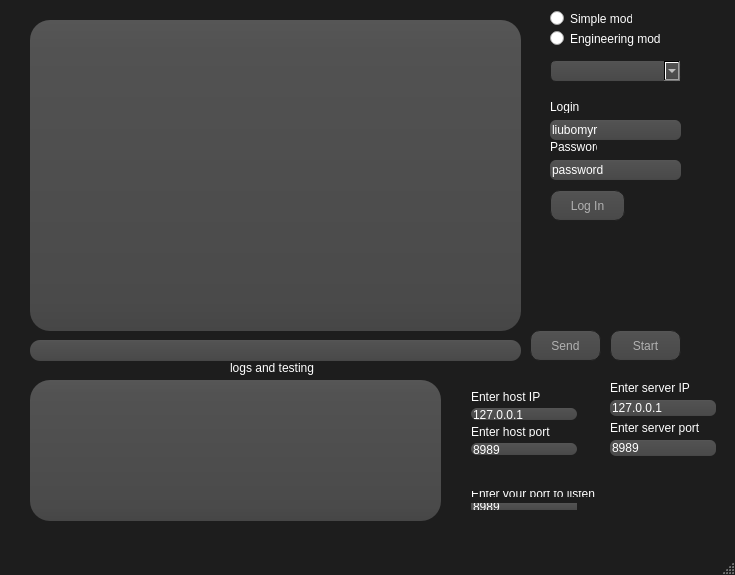
<?xml version="1.0" encoding="UTF-8"?>
<ui version="4.0">
 <class>MainWindow</class>
 <widget class="QMainWindow" name="MainWindow">
  <property name="geometry">
   <rect>
    <x>0</x>
    <y>0</y>
    <width>735</width>
    <height>575</height>
   </rect>
  </property>
  <property name="focusPolicy">
   <enum>Qt::TabFocus</enum>
  </property>
  <property name="windowTitle">
   <string>MesX</string>
  </property>
  <property name="styleSheet">
   <string notr="true">QMainWindow{
background-color:#1d1d1d
}
QLabel{
color:#fff;
}
QRadioButton{
color:#fff;
}
QLineEdit{
color:#fff;
 border-radius: 6;
border:none;
background-color: QLinearGradient( x1: 0, y1: 0, x2: 0, y2: 1, stop: 0 #565656, stop: 0.1 #525252, stop: 0.5 #4e4e4e, stop: 0.9 #4a4a4a, stop: 1 #464646);
}</string>
  </property>
  <widget class="QWidget" name="centralWidget">
   <widget class="QPushButton" name="pb_send">
    <property name="geometry">
     <rect>
      <x>530</x>
      <y>330</y>
      <width>71</width>
      <height>31</height>
     </rect>
    </property>
    <property name="styleSheet">
     <string notr="true">QPushButton
{
    color: #b1b1b1;
    background-color: QLinearGradient( x1: 0, y1: 0, x2: 0, y2: 1, stop: 0 #565656, stop: 0.1 #525252, stop: 0.5 #4e4e4e, stop: 0.9 #4a4a4a, stop: 1 #464646);
    border-width: 1px;
    border-color: #1e1e1e;
    border-style: solid;
    border-radius: 10;
    padding: 3px;
    font-size: 12px;
    padding-left: 5px;
    padding-right: 5px;
}

QPushButton:pressed
{
    background-color: QLinearGradient( x1: 0, y1: 0, x2: 0, y2: 1, stop: 0 #2d2d2d, stop: 0.1 #2b2b2b, stop: 0.5 #292929, stop: 0.9 #282828, stop: 1 #252525);
}

QPushButton:hover
{
    border: 2px solid QLinearGradient( x1: 0, y1: 0, x2: 0, y2: 1, stop: 0 #ffa02f, stop: 1 #d7801a);
}

QPushButton:focus {
    /*background-color: red;*/
}</string>
    </property>
    <property name="text">
     <string>Send</string>
    </property>
   </widget>
   <widget class="QLineEdit" name="le_message">
    <property name="geometry">
     <rect>
      <x>30</x>
      <y>340</y>
      <width>491</width>
      <height>21</height>
     </rect>
    </property>
    <property name="styleSheet">
     <string notr="true">QLineEdit{
color:#ffffff;
 background-color: QLinearGradient( x1: 0, y1: 0, x2: 0, y2: 1, stop: 0 #565656, stop: 0.1 #525252, stop: 0.5 #4e4e4e, stop: 0.9 #4a4a4a, stop: 1 #464646);
    border-radius: 10;
}
</string>
    </property>
   </widget>
   <widget class="QLabel" name="l_your_status">
    <property name="geometry">
     <rect>
      <x>540</x>
      <y>230</y>
      <width>141</width>
      <height>81</height>
     </rect>
    </property>
    <property name="text">
     <string/>
    </property>
   </widget>
   <widget class="QWidget" name="layoutWidget">
    <property name="geometry">
     <rect>
      <x>460</x>
      <y>380</y>
      <width>141</width>
      <height>86</height>
     </rect>
    </property>
    <layout class="QFormLayout" name="formLayout">
     <item row="1" column="0">
      <widget class="QLineEdit" name="le_ip">
       <property name="text">
        <string>127.0.0.1</string>
       </property>
      </widget>
     </item>
     <item row="2" column="0">
      <widget class="QLabel" name="label_2">
       <property name="text">
        <string>Enter host port</string>
       </property>
      </widget>
     </item>
     <item row="0" column="0">
      <widget class="QLabel" name="label">
       <property name="text">
        <string>Enter host IP</string>
       </property>
      </widget>
     </item>
     <item row="3" column="0">
      <widget class="QLineEdit" name="le_port">
       <property name="text">
        <string>8989</string>
       </property>
      </widget>
     </item>
    </layout>
   </widget>
   <widget class="QPlainTextEdit" name="plainTextEdit_Log">
    <property name="geometry">
     <rect>
      <x>30</x>
      <y>380</y>
      <width>411</width>
      <height>141</height>
     </rect>
    </property>
    <property name="styleSheet">
     <string notr="true">QPlainTextEdit{
color:#ffffff;
 background-color: QLinearGradient( x1: 0, y1: 0, x2: 0, y2: 1, stop: 0 #565656, stop: 0.1 #525252, stop: 0.5 #4e4e4e, stop: 0.9 #4a4a4a, stop: 1 #464646);
    border-radius: 20;
}</string>
    </property>
   </widget>
   <widget class="QLabel" name="label_logs">
    <property name="geometry">
     <rect>
      <x>230</x>
      <y>360</y>
      <width>101</width>
      <height>16</height>
     </rect>
    </property>
    <property name="text">
     <string>logs and testing</string>
    </property>
   </widget>
   <widget class="QComboBox" name="combo_box_friends">
    <property name="geometry">
     <rect>
      <x>550</x>
      <y>60</y>
      <width>131</width>
      <height>22</height>
     </rect>
    </property>
    <property name="styleSheet">
     <string notr="true">QComboBox{
    color: #fff;
    background-color: QLinearGradient( x1: 0, y1: 0, x2: 0, y2: 1, stop: 0 #565656, stop: 0.1 #525252, stop: 0.5 #4e4e4e, stop: 0.9 #4a4a4a, stop: 1 #464646);
    border-width: 1px;
    border-color: #1e1e1e;
    border-style: solid;
    border-radius: 6;
    padding: 3px;
    font-size: 12px;
    padding-left: 5px;
    padding-right: 5px;
}
QComboBox::item{
    color: #b1b1b1;
	background-color:#1d1d1d;	
}
QComboBox::item:selected{
    color: #b1b1b1;
}
</string>
    </property>
   </widget>
   <widget class="QPushButton" name="pb_start">
    <property name="geometry">
     <rect>
      <x>610</x>
      <y>330</y>
      <width>71</width>
      <height>31</height>
     </rect>
    </property>
    <property name="styleSheet">
     <string notr="true">QPushButton
{
    color: #b1b1b1;
    background-color: QLinearGradient( x1: 0, y1: 0, x2: 0, y2: 1, stop: 0 #565656, stop: 0.1 #525252, stop: 0.5 #4e4e4e, stop: 0.9 #4a4a4a, stop: 1 #464646);
    border-width: 1px;
    border-color: #1e1e1e;
    border-style: solid;
    border-radius: 10;
    padding: 3px;
    font-size: 12px;
    padding-left: 5px;
    padding-right: 5px;
}

QPushButton:pressed
{
    background-color: QLinearGradient( x1: 0, y1: 0, x2: 0, y2: 1, stop: 0 #2d2d2d, stop: 0.1 #2b2b2b, stop: 0.5 #292929, stop: 0.9 #282828, stop: 1 #252525);
}

QPushButton:hover
{
    border: 2px solid QLinearGradient( x1: 0, y1: 0, x2: 0, y2: 1, stop: 0 #ffa02f, stop: 1 #d7801a);
}

QPushButton:focus {
    /*background-color: red;*/
}</string>
    </property>
    <property name="text">
     <string>Start</string>
    </property>
   </widget>
   <widget class="QWidget" name="layoutWidget_2">
    <property name="geometry">
     <rect>
      <x>460</x>
      <y>480</y>
      <width>141</width>
      <height>41</height>
     </rect>
    </property>
    <layout class="QFormLayout" name="formLayout_2">
     <item row="1" column="0">
      <widget class="QLineEdit" name="le_port_my">
       <property name="text">
        <string>8989</string>
       </property>
      </widget>
     </item>
     <item row="0" column="0">
      <widget class="QLabel" name="label_3">
       <property name="text">
        <string>Enter your port to listen</string>
       </property>
      </widget>
     </item>
    </layout>
   </widget>
   <widget class="QPlainTextEdit" name="plainTextEdit">
    <property name="geometry">
     <rect>
      <x>30</x>
      <y>20</y>
      <width>491</width>
      <height>311</height>
     </rect>
    </property>
    <property name="styleSheet">
     <string notr="true">QPlainTextEdit{
color:#ffffff;
 background-color: QLinearGradient( x1: 0, y1: 0, x2: 0, y2: 1, stop: 0 #565656, stop: 0.1 #525252, stop: 0.5 #4e4e4e, stop: 0.9 #4a4a4a, stop: 1 #464646);
  border-radius: 20;
}</string>
    </property>
   </widget>
   <widget class="QLineEdit" name="le_login">
    <property name="geometry">
     <rect>
      <x>550</x>
      <y>120</y>
      <width>131</width>
      <height>20</height>
     </rect>
    </property>
    <property name="text">
     <string>liubomyr</string>
    </property>
   </widget>
   <widget class="QLineEdit" name="le_password">
    <property name="geometry">
     <rect>
      <x>550</x>
      <y>160</y>
      <width>131</width>
      <height>20</height>
     </rect>
    </property>
    <property name="text">
     <string>password</string>
    </property>
   </widget>
   <widget class="QLabel" name="label_4">
    <property name="geometry">
     <rect>
      <x>550</x>
      <y>100</y>
      <width>47</width>
      <height>13</height>
     </rect>
    </property>
    <property name="styleSheet">
     <string notr="true"/>
    </property>
    <property name="text">
     <string>Login</string>
    </property>
   </widget>
   <widget class="QLabel" name="label_5">
    <property name="geometry">
     <rect>
      <x>550</x>
      <y>140</y>
      <width>47</width>
      <height>13</height>
     </rect>
    </property>
    <property name="text">
     <string>Password</string>
    </property>
   </widget>
   <widget class="QPushButton" name="pb_login">
    <property name="geometry">
     <rect>
      <x>550</x>
      <y>190</y>
      <width>75</width>
      <height>31</height>
     </rect>
    </property>
    <property name="styleSheet">
     <string notr="true">QPushButton
{
    color: #b1b1b1;
    background-color: QLinearGradient( x1: 0, y1: 0, x2: 0, y2: 1, stop: 0 #565656, stop: 0.1 #525252, stop: 0.5 #4e4e4e, stop: 0.9 #4a4a4a, stop: 1 #464646);
    border-width: 1px;
    border-color: #1e1e1e;
    border-style: solid;
    border-radius: 10;
    padding: 3px;
    font-size: 12px;
    padding-left: 5px;
    padding-right: 5px;
}

QPushButton:pressed
{
    background-color: QLinearGradient( x1: 0, y1: 0, x2: 0, y2: 1, stop: 0 #2d2d2d, stop: 0.1 #2b2b2b, stop: 0.5 #292929, stop: 0.9 #282828, stop: 1 #252525);
}

QPushButton:hover
{
    border: 2px solid QLinearGradient( x1: 0, y1: 0, x2: 0, y2: 1, stop: 0 #ffa02f, stop: 1 #d7801a);
}

QPushButton:focus {
    /*background-color: red;*/
}</string>
    </property>
    <property name="text">
     <string>Log In</string>
    </property>
   </widget>
   <widget class="QRadioButton" name="rb_simple">
    <property name="geometry">
     <rect>
      <x>550</x>
      <y>10</y>
      <width>82</width>
      <height>17</height>
     </rect>
    </property>
    <property name="text">
     <string>Simple mode</string>
    </property>
   </widget>
   <widget class="QRadioButton" name="rb_engineering">
    <property name="geometry">
     <rect>
      <x>550</x>
      <y>30</y>
      <width>111</width>
      <height>17</height>
     </rect>
    </property>
    <property name="styleSheet">
     <string notr="true"/>
    </property>
    <property name="text">
     <string>Engineering mode</string>
    </property>
   </widget>
   <widget class="QLineEdit" name="le_server_ip">
    <property name="geometry">
     <rect>
      <x>610</x>
      <y>400</y>
      <width>106</width>
      <height>16</height>
     </rect>
    </property>
    <property name="text">
     <string>127.0.0.1</string>
    </property>
   </widget>
   <widget class="QLineEdit" name="le_server_port">
    <property name="geometry">
     <rect>
      <x>610</x>
      <y>440</y>
      <width>106</width>
      <height>16</height>
     </rect>
    </property>
    <property name="text">
     <string>8989</string>
    </property>
   </widget>
   <widget class="QLabel" name="label_6">
    <property name="geometry">
     <rect>
      <x>610</x>
      <y>380</y>
      <width>81</width>
      <height>16</height>
     </rect>
    </property>
    <property name="text">
     <string>Enter server IP</string>
    </property>
   </widget>
   <widget class="QLabel" name="label_7">
    <property name="geometry">
     <rect>
      <x>610</x>
      <y>420</y>
      <width>91</width>
      <height>16</height>
     </rect>
    </property>
    <property name="text">
     <string>Enter server port</string>
    </property>
   </widget>
  </widget>
  <widget class="QMenuBar" name="menuBar">
   <property name="geometry">
    <rect>
     <x>0</x>
     <y>0</y>
     <width>735</width>
     <height>21</height>
    </rect>
   </property>
  </widget>
  <widget class="QStatusBar" name="statusBar"/>
 </widget>
 <layoutdefault spacing="6" margin="11"/>
 <resources/>
 <connections/>
</ui>
